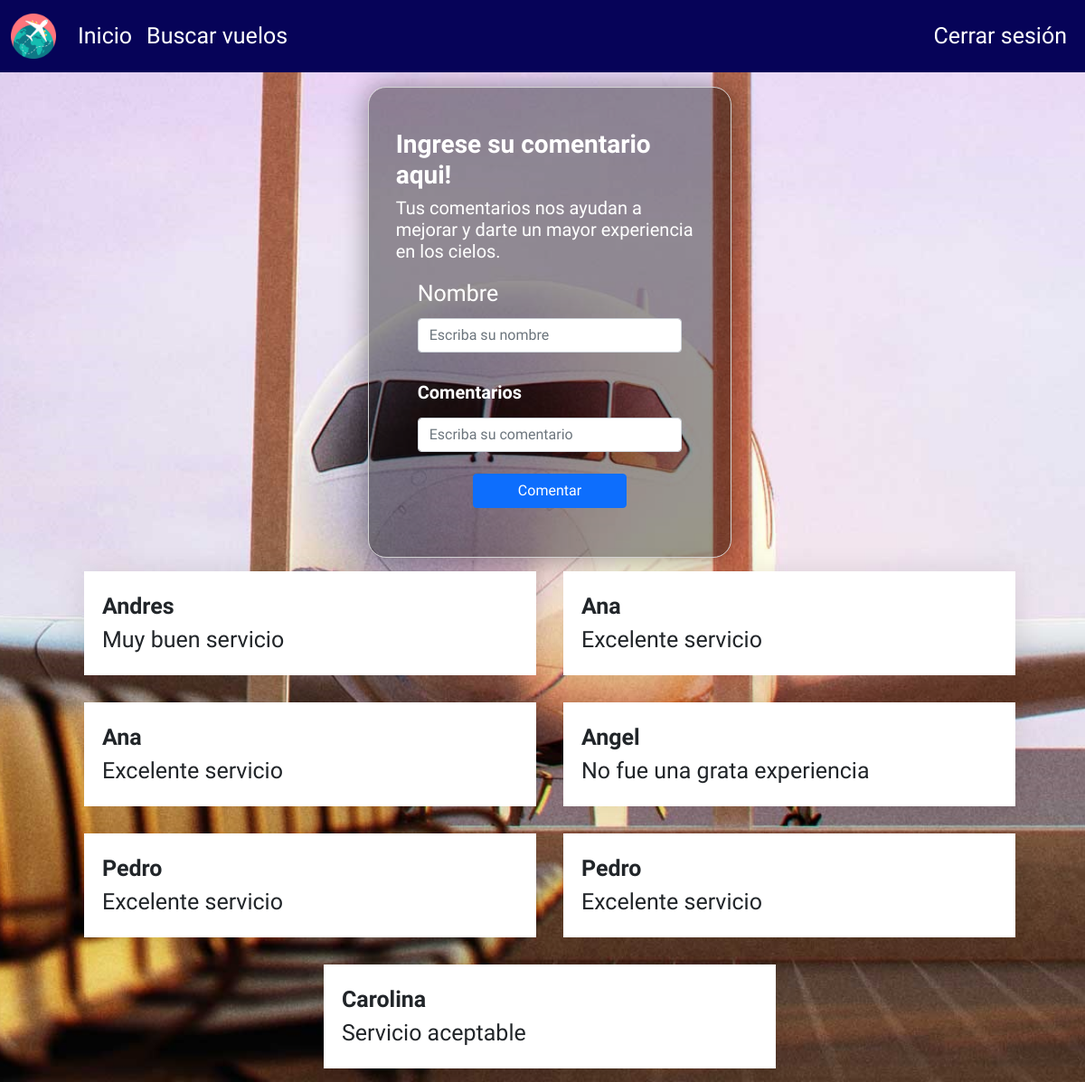
/comentarios (signed in), run on the app's committed database.
### tables this page shows
CREATE TABLE comentarios (id_comentario INTEGER PRIMARY KEY AUTOINCREMENT, nombre VARCHAR, mensaje VARCHAR);

### app.py (the view, shortened to what this page needs)
@app.route('/comentarios', methods=['GET', 'POST'])
@login_required
def comentarios():
    db = get_db()
    comentarios = db.execute( 'SELECT * FROM comentarios',
                       ).fetchall()
    return render_template('comentarios.html', comentarios=comentarios)

### app.py (called while the page is built)
def login_required(view):
    @functools.wraps(view)
    def wrapped_view(**kwargs):
        if g.user is None:
            return redirect(url_for('login'))
        return view(**kwargs)
    return wrapped_view

@app.before_request
def cargar_usuario_registrado():
    print("Entró en before_request.")
    id_usuario = session.get('id_user')
    if id_usuario is None:
        g.user = None
    else:
        g.user = consultar_usuario_g(id_usuario)

### repository/data_repository.py (called while the page is built)
def consultar_usuario_g(id):
    db = get_db()
    cursor = db.execute(
        'SELECT idusuarios, nombre, correo, contrasena FROM usuarios WHERE idusuarios = ?',
        (id,)).fetchone()
    return cursor

### utils/db.py (called while the page is built)
def get_db():
    try:
        if 'db' not in g:
            print('conectada')
            g.db = sqlite3.connect('bd_vuelos.db')
        return g.db
    except Error:
        print(Error)

### templates/comentarios.html (shortened to what this page needs)
<!DOCTYPE html>
<html lang="es">
<head>
  <link href="https://cdn.jsdelivr.net/npm/bootstrap@5.0.2/dist/css/bootstrap.min.css" rel="stylesheet"
>
  <link rel="stylesheet" href="../static/css/style.css">
</head>
<body class="body-comentarios">
  <header class="header-vuelos">
        <nav class="navbar navbar-expand-lg fixed-top">
          <div class="container-fluid">
            <a class="navbar-brand" href="/">
              <img src="../static/img/aeropuerto.png" alt="logo" width="50px" />
            </a>
            <div class="collapse navbar-collapse" id="navbarNav">
              <ul class="navbar-nav">
                <li class="nav-item">
                  <a class="nav-link" aria-current="page" href="/">Inicio</a>
                </li>
                {% if g.user and session.get('rol') == 'user'  %}
                  <li class="nav-item">
                    <a class="nav-link" aria-current="page" href="/buscar_vuelos">Buscar vuelos</a>
                  </li>
                {% endif %}
              </ul>
            </div>
            <div class="collapse navbar-collapse" id="navbar-font">
              <ul class="navbar-nav ms-auto mb-2 mb-lg-0">
                <li class="nav-item">
                  <a class="nav-link" href="/logout">Cerrar sesión</a>
                </li>
              </ul>
            </div>
          </div>
        </nav>
  </header>
  <main>
    <div>
      <form action="/comentarios" method="post">
        <div class="container-comentarios">
          <div class="row justify-content-center pt-5 mt-5 ms-1">
                <div class="col-md-4 formulario-comentarios">
                      <p>
                        <h3><b>Ingrese su comentario aqui!</b></h3>
                        <h5>
                          Tus comentarios nos ayudan a mejorar y darte un mayor experiencia en los cielos.
                        </h5>
                      </p>
                      <div class="form-group mx-sm-4">
                        <label for="nombre">Nombre </label>
                          <input type="text" id="nombre" name="nombre" placeholder="Escriba su nombre" required="obligatorio" class="form-control mt-2 mb-4"/>
                      </div>
                      <div class="form-group mx-sm-4">
                          <label for="exampleFormControlTextarea1" class="form-label"><h5><b>Comentarios</b></h5></label>
                            <input class="form-control" id="mensaje" name="mensaje" rows="3" placeholder="Escriba su comentario" required="obligatorio"/>
                      </div>
                      <div class="form-row">
                        <div class="d-grid gap-2 col-6 mx-auto">
                          <button type="submit" name="enviar_formulario"  id="enviar" class="btn btn-primary mt-4 mb-4">
                              Comentar
                          </button>
                        </div>
                      </div>
                    </div>
                      <div class="comentarios-contenedor">
                        {%for c in comentarios: %}
                          <div class="comentarios-caja">
                            <div class="caja-top">
                              <div>
                                <strong>
                                  {%print (c[1]) %}
                                </strong>
                              </div>
                            </div class="comentarios-clientes">
                            <td>{%print (c[2]) %}</td>
                          </div>
                        {%endfor %}
                      </div>
                </div>
          </div>
        </div>
  </main>
</body>
</html>

### static/css/style.css (style rules this page uses)
* { box-sizing: border-box; margin: 0; padding: 0; }
nav.navbar { background-color: #060358; height: 80px; }
:root { --color_cancelados: #b64b51; --color_realizados: rgb(87, 156, 87); --color_salidas: rgb(169, 206, 82); --color_llegadas: rgb(121, 133, 98); --background_color: white; }
.header-vuelos a, .header-vuelos-ida a, .header-calificar-vuelos { color: white; }
.comentarios-contenedor { display: flex; justify-content: center; align-items: center; flex-wrap: wrap; width: 100%; }
.comentarios-caja { width: 500px; box-shadow: 2px 2px 30px rgba(0, 0, 0, 0.1); background-color: white; padding: 20px; margin: 15px; cursor:pointer; }
.caja-top { display: flex; justify-content: space-between; align-items: center; margin: 20; }
.formulario-comentarios { background: rgba(0, 0, 0, 0.4); padding: 30px; border-radius: 20px; box-shadow: 0 0 30px rgba(0, 0, 0, 0.4); border: 1px solid lightgrey; color: white; justify-content: left; }
.body-comentarios { height: 900px; background-image: url("../img/image-comentarios.jpg"); background-size: cover; background-repeat:no-repeat; background-position: center center; background-attachment: fixed; font-family: "Open Sans Condensed", sans-serif; font-size: 25px; }

### data on the page
comentarios: nombre "Andres", mensaje "Muy buen servicio"
comentarios: nombre "Ana", mensaje "Excelente servicio"
comentarios: nombre "Ana", mensaje "Excelente servicio"
comentarios: nombre "Angel", mensaje "No fue una grata experiencia"
comentarios: nombre "Pedro", mensaje "Excelente servicio"
comentarios: nombre "Pedro", mensaje "Excelente servicio"
comentarios: nombre "Carolina", mensaje "Servicio aceptable"
